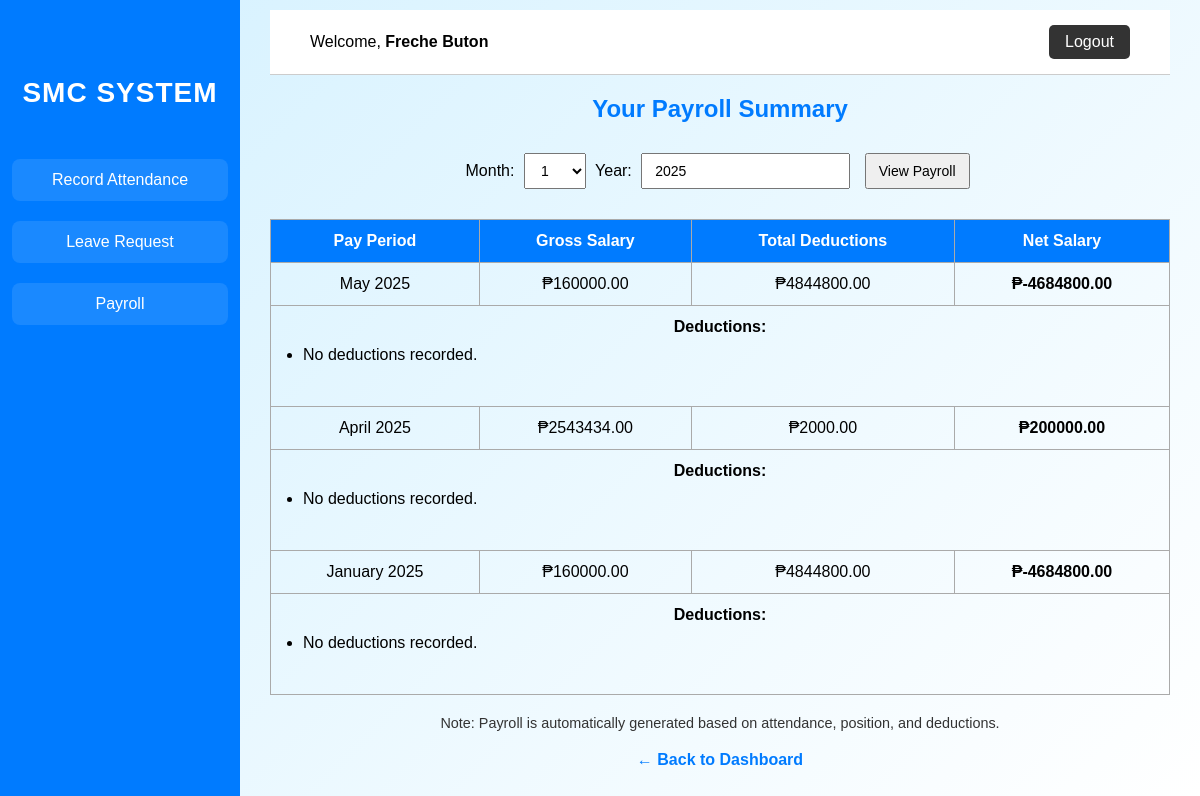
Page /payroll/ (signed in) on the committed database.
### attendance/models.py (models this page shows, shortened)
class User(AbstractUser):
    email = models.EmailField(unique=True)
    is_admin = models.BooleanField(default=False)
    contact_number = models.CharField(max_length=15, blank=True, null=True)
    address = models.TextField(blank=True, null=True)
    USERNAME_FIELD = 'email'
    REQUIRED_FIELDS = ['username']

class Payroll(models.Model):
    employee = models.ForeignKey(Employee, on_delete=models.CASCADE, related_name="payrolls")
    pay_period = models.DateField()
    gross_salary = models.DecimalField(max_digits=10, decimal_places=2)
    total_deductions = models.DecimalField(max_digits=10, decimal_places=2, default=0.00)
    net_salary = models.DecimalField(max_digits=10, decimal_places=2, default=0.00)
    class Meta:
        ordering = ['-pay_period']

### attendance/views.py (the view)
# urls.py: path('payroll/', view_payroll, name='view_payroll'),
@login_required
def view_payroll(request):
    employee = get_object_or_404(Employee, user=request.user)
    month = request.GET.get('month')
    year = request.GET.get('year')
    print(f"Employee: {employee}, Month: {month}, Year: {year}")
    if month and year:
        print(f"Filtering payroll for {employee} for {month}/{year}")
        payrolls = Payroll.objects.filter(
            employee=employee,
            pay_period__month=int(month),
            pay_period__year=int(year)
        )
    else:
        print(f"No month/year specified, fetching all payrolls for {employee}")
        payrolls = Payroll.objects.filter(employee=employee)
    print(f"Payroll records found: {payrolls.count()}")
    return render(request, 'attendance/payroll.html', {
        'employee': employee,
        'payrolls': payrolls,
        'months': range(1, 13),
        'current_year': datetime.now().year
    })

### attendance/models.py (called while the page is built)
    def __str__(self):
        return f"{self.first_name} {self.last_name}"

### attendance/templates/attendance/payroll.html (shortened to what this page needs)
<!DOCTYPE html>
<html lang="en">
<head>
</head>
<body>
    <div class="sidebar">
        <h5>SMC System</h5>
        <a href="{% url 'attendance' %}">Record Attendance</a>
        <a href="{% url 'leave_request' %}">Leave Request</a>
        <a href="{% url 'view_payroll' %}">Payroll</a>
    </div>
    <div class="content">
        <div class="navbar">
            <div>Welcome, <strong>{{ request.user.get_full_name }}</strong></div>
            <a href="{% url 'logout' %}" class="logout-btn">Logout</a>
        </div>
        <h2>Your Payroll Summary</h2>
        <form method="GET">
            <label for="month">Month:</label>
            <select name="month" required>
                {% for m in months %}
                    <option value="{{ m }}" {% if m|stringformat:"i" == request.GET.month %}selected{% endif %}>{{ m }}</option>
                {% endfor %}
            </select>
            <label for="year">Year:</label>
            <input type="number" name="year" value="{{ request.GET.year|default:current_year }}" required>
            <button type="submit">View Payroll</button>
        </form>
        {% if payrolls %}
            <table>
                <thead>
                    <tr>
                        <th>Pay Period</th>
                        <th>Gross Salary</th>
                        <th>Total Deductions</th>
                        <th>Net Salary</th>
                    </tr>
                </thead>
                <tbody>
                    {% for payroll in payrolls %}
                    <tr>
                        <td>{{ payroll.pay_period|date:"F Y" }}</td>
                        <td>₱{{ payroll.gross_salary|floatformat:2 }}</td>
                        <td>₱{{ payroll.total_deductions|floatformat:2 }}</td>
                        <td><strong>₱{{ payroll.net_salary|floatformat:2 }}</strong></td>
                    </tr>
                    <tr>
                        <td colspan="4">
                            <strong>Deductions:</strong>
                            <ul class="deductions-list">
                                {% for deduction in payroll.deductions_set.all %}
                                    <li>{{ deduction.label }}: ₱{{ deduction.salary_deduction|floatformat:2 }}</li>
                                {% empty %}
                                    <li>No deductions recorded.</li>
                                {% endfor %}
                            </ul>
                        </td>
                    </tr>
                    {% endfor %}
                </tbody>
            </table>
        {% else %}
            <p>No payroll data available for the selected period.</p>
        {% endif %}
        <p class="note">Note: Payroll is automatically generated based on attendance, position, and deductions.</p>
        <a href="{% url 'dashboard' %}" class="back-link">← Back to Dashboard</a>
    </div>
</body>
</html>

### attendance/templates/attendance/payroll.html (style rules this page uses)
body { background: linear-gradient(135deg, #d4f1ff, #ffffff); font-family: Arial, sans-serif; margin: 0; padding: 0; }
.sidebar { width: 240px; height: 100vh; background: #007BFF; color: white; position: fixed; left: 0; padding-top: 30px; display: flex; flex-direction: column; align-items: center; }
.sidebar h5 { font-size: 28px; margin-bottom: 40px; text-transform: uppercase; letter-spacing: 1px; }
.sidebar a { display: block; width: 80%; padding: 12px; margin: 10px 0; background-color: rgba(255,255,255,0.1); color: white; text-decoration: none; border-radius: 8px; text-align: center; transition: background 0.3s ease; }
.content { margin-left: 240px; padding: 30px; }
.navbar { background-color: #ffffff; padding: 15px 40px; margin-top: -20px; border-bottom: 1px solid #cccccc; display: flex; justify-content: space-between; align-items: center; top: 0; }
.logout-btn { background-color: #333333; color: white; padding: 8px 16px; text-decoration: none; border-radius: 5px; }
h2 { text-align: center; margin-top: 20px; color: #007BFF; }
form { text-align: center; margin-top: 30px; margin-bottom: 30px; }
select, input[type="number"], button { padding: 8px 12px; font-size: 14px; margin: 0 5px; }
table { width: 100%; border-collapse: collapse; margin-bottom: 20px; }
th, td { border: 1px solid #aaa; padding: 12px; text-align: center; }
th { background-color: #007BFF; color: white; }
.note { text-align: center; font-size: 0.9rem; color: #333; }
.back-link { display: block; text-align: center; font-size: 16px; margin-top: 20px; text-decoration: none; color: #007BFF; font-weight: bold; }
.deductions-list { margin: 10px 0 30px 0; padding-left: 20px; }
.deductions-list li { text-align: left; }

### rows in the picture
User: user.get_full_name "Freche Buton"
Payroll: pay_period "May 2025", gross_salary "160000.00", total_deductions "4844800.00", net_salary "-4684800.00"
Payroll: pay_period "April 2025", gross_salary "2543434.00", total_deductions "2000.00", net_salary "200000.00"
Payroll: pay_period "January 2025", gross_salary "160000.00", total_deductions "4844800.00", net_salary "-4684800.00"

### other values in the picture
form field month "1"
